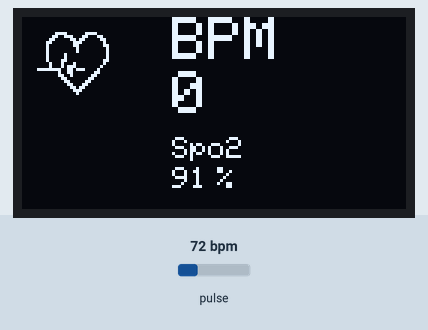
This sketch was run on a simulated Arduino Uno, built with avr-gcc and run on an emulated ATmega328P. Parts: 128×64 one-colour display. The inputs (shaded band) are chosen by the test bench; at power-on: pulse 72 bpm. The display library's start-up logo is not drawn; random numbers use the default seed unless the sketch sets one.

Above: at 3.3 s.
At 4.06 s:
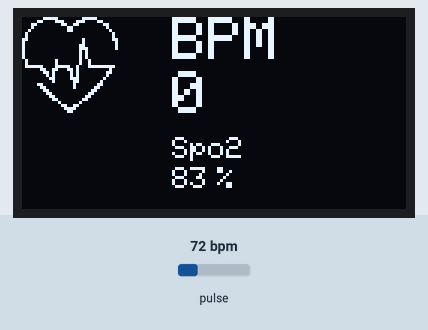
4.3 s: pulse set to 130 bpm
At 4.78 s:
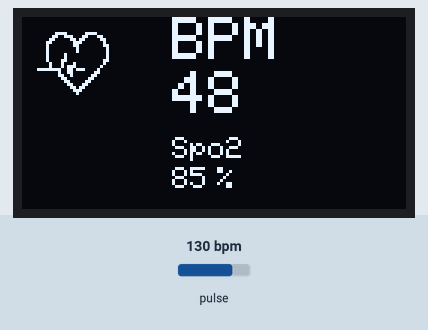
6.1 s: pulse set to 42 bpm
At 7.9 s:
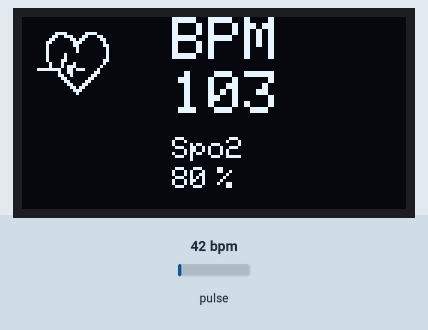
9.1 s: pulse set to 100 bpm
At 9.87 s:
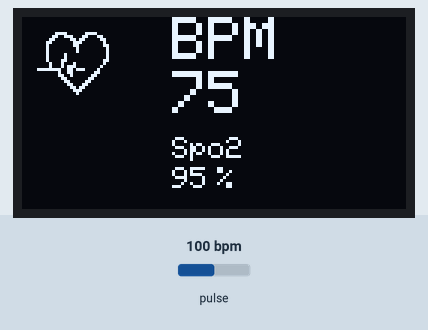
Timing chart, 0 to 12.1 s (numbered marks = the images above; inputs shaded):
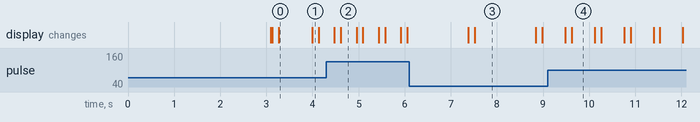

The sketch:

HeartRateSensor.ino
```cpp
#include <Adafruit_GFX.h>        //OLED libraries
#include <Adafruit_SSD1306.h>
#include <Wire.h>
#include "MAX30105.h"           //MAX3010x library
#include "heartRate.h"          //Heart rate calculating algorithm
#include "spo2_algorithm.h"

MAX30105 particleSensor;

const byte RATE_SIZE = 4; //Increase this for more averaging. 4 is good.
byte rates[RATE_SIZE]; //Array of heart rates
byte rateSpot = 0;
long lastBeat = 0; //Time at which the last beat occurred
float beatsPerMinute;
int beatAvg;
int32_t spo2;
int RandNum;

#define SCREEN_WIDTH 128 // OLED display width, in pixels
#define SCREEN_HEIGHT 64 // OLED display height, in pixels
#define OLED_RESET    -1 // Reset pin # (or -1 if sharing Arduino reset pin)

Adafruit_SSD1306 display(SCREEN_WIDTH, SCREEN_HEIGHT, &Wire, OLED_RESET); //Declaring the display name (display)

static const unsigned char PROGMEM logo2_bmp[] =
{ 0x03, 0xC0, 0xF0, 0x06, 0x71, 0x8C, 0x0C, 0x1B, 0x06, 0x18, 0x0E, 0x02, 0x10, 0x0C, 0x03, 0x10,              //Logo2 and Logo3 are two bmp pictures that display on the OLED if called
0x04, 0x01, 0x10, 0x04, 0x01, 0x10, 0x40, 0x01, 0x10, 0x40, 0x01, 0x10, 0xC0, 0x03, 0x08, 0x88,
0x02, 0x08, 0xB8, 0x04, 0xFF, 0x37, 0x08, 0x01, 0x30, 0x18, 0x01, 0x90, 0x30, 0x00, 0xC0, 0x60,
0x00, 0x60, 0xC0, 0x00, 0x31, 0x80, 0x00, 0x1B, 0x00, 0x00, 0x0E, 0x00, 0x00, 0x04, 0x00,  };

static const unsigned char PROGMEM logo3_bmp[] =
{ 0x01, 0xF0, 0x0F, 0x80, 0x06, 0x1C, 0x38, 0x60, 0x18, 0x06, 0x60, 0x18, 0x10, 0x01, 0x80, 0x08,
0x20, 0x01, 0x80, 0x04, 0x40, 0x00, 0x00, 0x02, 0x40, 0x00, 0x00, 0x02, 0xC0, 0x00, 0x08, 0x03,
0x80, 0x00, 0x08, 0x01, 0x80, 0x00, 0x18, 0x01, 0x80, 0x00, 0x1C, 0x01, 0x80, 0x00, 0x14, 0x00,
0x80, 0x00, 0x14, 0x00, 0x80, 0x00, 0x14, 0x00, 0x40, 0x10, 0x12, 0x00, 0x40, 0x10, 0x12, 0x00,
0x7E, 0x1F, 0x23, 0xFE, 0x03, 0x31, 0xA0, 0x04, 0x01, 0xA0, 0xA0, 0x0C, 0x00, 0xA0, 0xA0, 0x08,
0x00, 0x60, 0xE0, 0x10, 0x00, 0x20, 0x60, 0x20, 0x06, 0x00, 0x40, 0x60, 0x03, 0x00, 0x40, 0xC0,
0x01, 0x80, 0x01, 0x80, 0x00, 0xC0, 0x03, 0x00, 0x00, 0x60, 0x06, 0x00, 0x00, 0x30, 0x0C, 0x00,
0x00, 0x08, 0x10, 0x00, 0x00, 0x06, 0x60, 0x00, 0x00, 0x03, 0xC0, 0x00, 0x00, 0x01, 0x80, 0x00  };


void setup() {
  Serial.begin(115200);
  display.begin(SSD1306_SWITCHCAPVCC, 0x3C); //Start the OLED display
  display.display();
  delay(3000);
  // Initialize sensor
  particleSensor.begin(Wire, I2C_SPEED_FAST); //Use default I2C port, 400kHz speed
  particleSensor.setup(); //Configure sensor with default settings
  particleSensor.setPulseAmplitudeRed(0x0A); //Turn Red LED to low to indicate sensor is running

  //***********

  byte ledBrightness = 60; //Options: 0=Off to 255=50mA
  byte sampleAverage = 4; //Options: 1, 2, 4, 8, 16, 32
  byte ledMode = 2; //Options: 1 = Red only, 2 = Red + IR, 3 = Red + IR + Green
  byte sampleRate = 100; //Options: 50, 100, 200, 400, 800, 1000, 1600, 3200
  int pulseWidth = 411; //Options: 69, 118, 215, 411
  int adcRange = 4096; //Options: 2048, 4096, 8192, 16384


}


void loop() {
 long irValue = particleSensor.getIR();    //Reading the IR value it will permit us to know if there's a finger on the sensor or not
                                           //Also detecting a heartbeat
if(irValue > 7000){                                           //If a finger is detected
    display.clearDisplay();                                   //Clear the display
    display.drawBitmap(5, 5, logo2_bmp, 24, 21, WHITE);       //Draw the first bmp picture (little heart)
    display.setTextSize(2);                                   //Near it display the average BPM you can display the BPM if you want
    display.setTextColor(WHITE);
    display.setCursor(50,0);
    display.println("BPM");
    display.setCursor(50,18);
    display.println(beatAvg);
    display.setCursor(50,40);
    display.setTextSize(1.9);
    display.println("Spo2");
    display.setCursor(50,50);
    display.println(RandNum);
    display.setCursor(65,50);
    display.println("%");
    display.display();

  if (checkForBeat(irValue) == true)                        //If a heart beat is detected
  {
    RandNum = rand() % 19 + 80;
    display.clearDisplay();                                //Clear the display
    display.drawBitmap(0, 0, logo3_bmp, 32, 32, WHITE);    //Draw the second picture (bigger heart)
    display.setTextSize(2);                                //And still displays the average BPM
    display.setTextColor(WHITE);
    display.setCursor(50,0);
    display.println("BPM");
    display.setCursor(50,18);
    display.println(beatAvg);
    display.setCursor(50,40);
    display.setTextSize(1.9);
    display.println("Spo2");
    display.setCursor(50,50);
    display.println(RandNum);
    display.setCursor(65,50);
    display.println("%");
    display.display();
    //tone(3,1000);                                        //And tone the buzzer for a 100ms you can reduce it it will be better
    delay(100);
    //noTone(3);                                          //Deactivate the buzzer to have the effect of a "bip"
    //We sensed a beat!
    long delta = millis() - lastBeat;                   //Measure duration between two beats
    lastBeat = millis();

    beatsPerMinute = 60 / (delta / 1000.0);           //Calculating the BPM

    if (beatsPerMinute < 255 && beatsPerMinute > 20)               //To calculate the average we strore some values (4) then do some math to calculate the average
    {
      rates[rateSpot++] = (byte)beatsPerMinute; //Store this reading in the array
      rateSpot %= RATE_SIZE; //Wrap variable

      //Take average of readings
      beatAvg = 0;
      for (byte x = 0 ; x < RATE_SIZE ; x++)
        beatAvg += rates[x];
      beatAvg /= RATE_SIZE;
    }
  }

}
  if (irValue < 7000){       //If no finger is detected it inform the user and put the average BPM to 0 or it will be stored for the next measure
     beatAvg=0;
     display.clearDisplay();
     display.setTextSize(1.8);
     display.setTextColor(WHITE);
     display.setCursor(30,20);
     display.println("Please Place ");
     display.setCursor(30,30);
     display.println("your finger ");
     display.display();
     //noTone(3);
     }

}
```

Measured:
- what the display in image 0 shows lasts 0.7 s, from 3.3 s to 4.0 s
- what the display in image 3 shows lasts 1.3 s, from 7.5 s to 8.8 s
- what the display in image 4 shows lasts 0.5 s, from 9.6 s to 10.1 s
